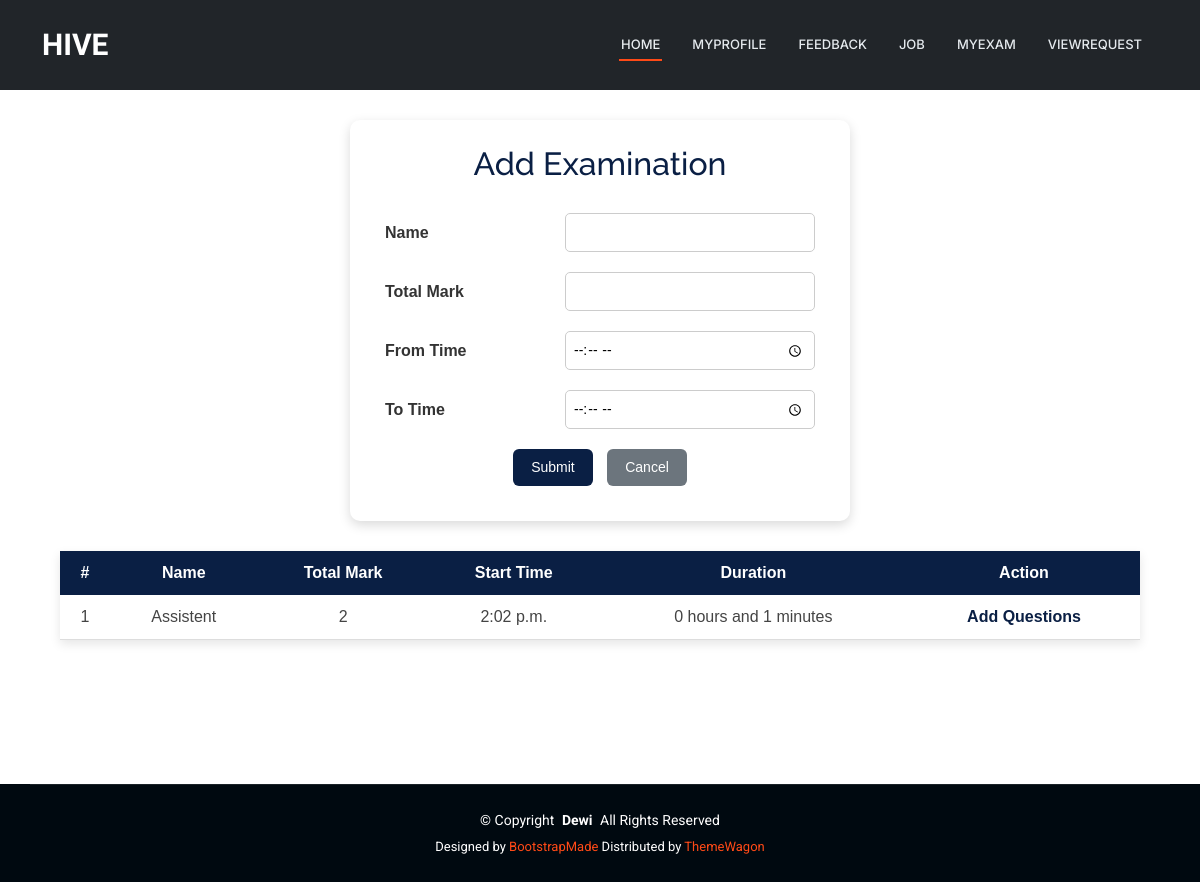
Page /JobProvider/examinationdetails/8 on the earlier database version.
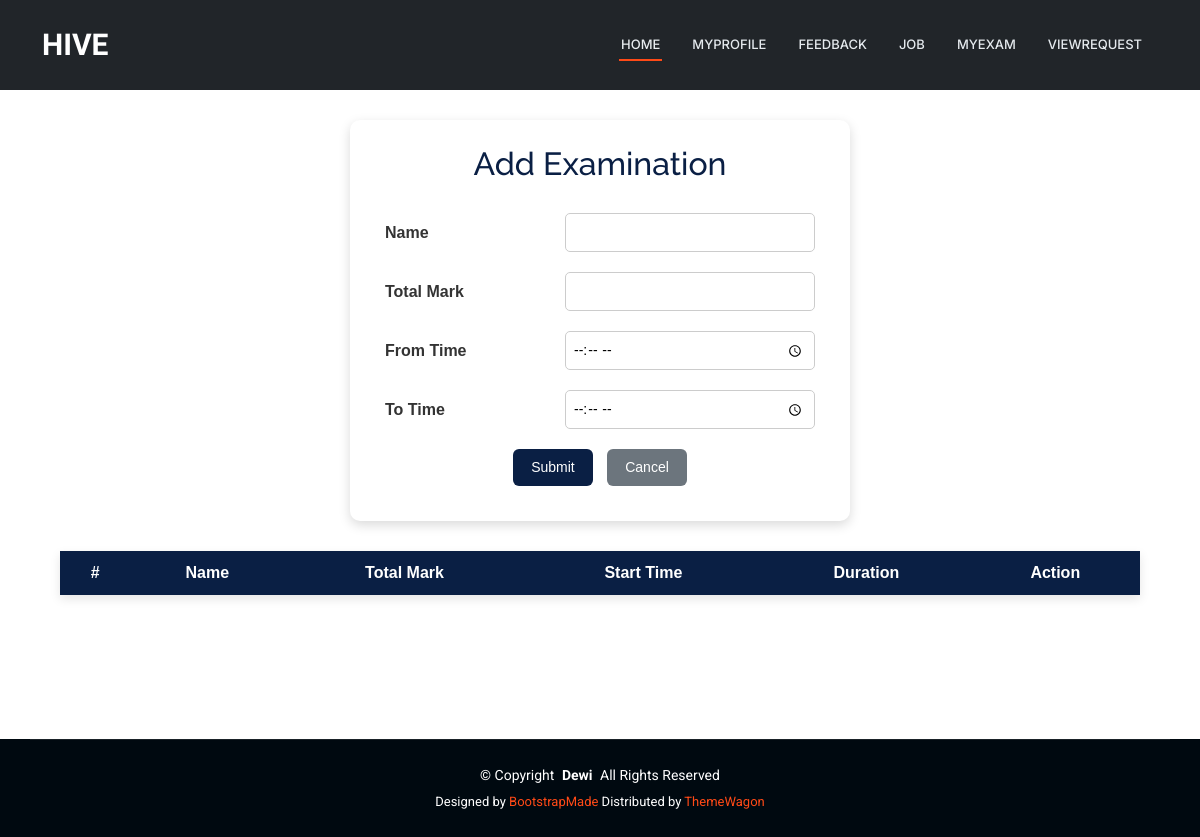
Same page on the later database version.
### JobProvider/models.py (models this page shows)
class tbl_examination(models.Model):
    examination_name=models.CharField(max_length=50)
    examination_mark=models.CharField(max_length=50)
    examination_time=models.CharField(max_length=50)
    examination_status = models.IntegerField(default=0)
    time = models.TimeField(null=True)
    start_time = models.TimeField(null=True)
    job=models.ForeignKey(tbl_job,on_delete=models.CASCADE,null=True)

### JobProvider/views.py (the view, shortened to what this page needs)
# urls.py: path('examinationdetails/<int:id>',views.examinationdetails,name='examinationdetails'),
def examinationdetails(request, id):
    exm=tbl_examination.objects.filter(job=id,examination_status=0)
    return render(request,'JobProvider/Exam.html',{'result':exm})

### JobProvider/Templates/JobProvider/Exam.html (shortened to what this page needs)
{% extends 'JobProvider/Header.html' %}
{% block content %}
<div class="jp-exam-wrapper">
    <div class="jp-exam-card">
        <h2>Add Examination</h2>
        <form action="" method="post" enctype="multipart/form-data">
            <table class="jp-exam-form-table">
                <tr>
                    <td>Name</td>
                    <td>
                        <input
                            type="text"
                            name="txt_name"
                            class="jp-exam-input"
                            required
                            pattern="^[A-Z]+[a-zA-Z ]*$"
                            title="Name Allows Only Alphabets, Spaces and First Letter Must Be Capital">
                    </td>
                </tr>
                <tr>
                    <td>Total Mark</td>
                    <td>
                        <input
                            type="text"
                            name="txt_qno"
                            class="jp-exam-input"
                            required>
                    </td>
                </tr>
                <tr>
                    <td>From Time</td>
                    <td>
                        <input
                            type="time"
                            name="txt_ftime"
                            class="jp-exam-input"
                            required>
                    </td>
                </tr>
                <tr>
                    <td>To Time</td>
                    <td>
                        <input
                            type="time"
                            name="txt_ttime"
                            class="jp-exam-input"
                            required>
                    </td>
                </tr>
                <tr>
                    <td colspan="2" align="center">
                        <input type="submit" value="Submit" class="jp-exam-btn">
                        <input type="reset" value="Cancel" class="jp-exam-btn jp-exam-cancel">
                    </td>
                </tr>
            </table>
        </form>
    </div>
    <table class="jp-exam-table">
        <tr>
            <th>#</th>
            <th>Name</th>
            <th>Total Mark</th>
            <th>Start Time</th>
            <th>Duration</th>
            <th>Action</th>
        </tr>
        {% for i in result %}
        <tr>
            <td>{{ forloop.counter }}</td>
            <td>{{ i.examination_name }}</td>
            <td>{{ i.examination_mark }}</td>
            <td>{{ i.start_time }}</td>
            <td>{{ i.examination_time }}</td>
            <td>
                <a href="{% url 'JobProvider:addquestions' i.id %}" class="jp-exam-link">
                    Add Questions
                </a>
            </td>
        </tr>
        {% endfor %}
    </table>
</div>
{% endblock %}

Differences in the rows shown:
no longer on this page (row edited): tbl_examination: examination_name "Assistent", examination_mark "2", start_time "2:02 p.m.", examination_time "0 hours and 1 minutes"
